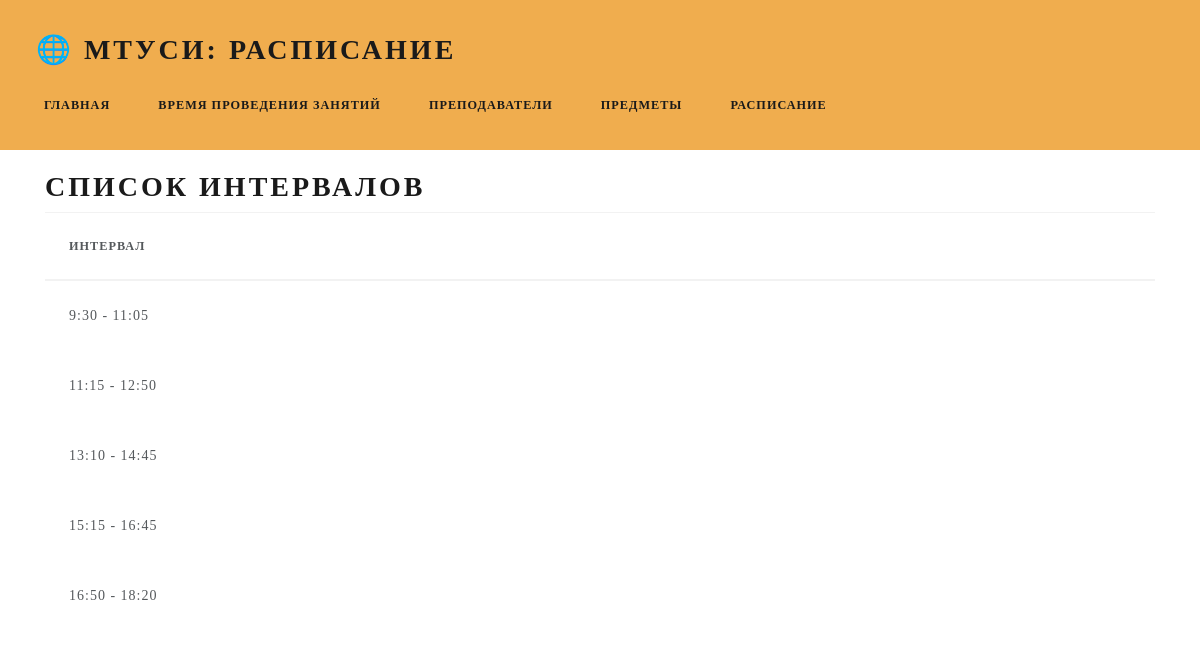
/intervals, run on the app's committed database.
### models/Interval.py (models this page shows)
class Interval(db.Model):
    __tablename__ = "Interval"
    id = db.Column(db.Integer, primary_key=True)
    name = db.Column(db.String(30), unique=True, nullable=False)

### Routes/Intervals.py (the view)
@intervals.route('/intervals')
def index():
    return render_template('Intervals.html',intervals = Interval.query.all())

### templates/Intervals.html (shortened to what this page needs)
<!DOCTYPE html>
<html lang="en">
<head>
    <link rel="stylesheet" type="text/css" href="/static/css/bootstrap.min.css">
</head>
<body>
{% include "Nav.html" %}
<div class="container">
    <div class="content">
        <h2>Список интервалов</h2>
        <table class="table table-hover">
    <thead>
    <tr>
        <th scope="col">Интервал</th>
    </tr>
    </thead>
    <tbody>
    {% for interval in intervals %}
    <tr class="table-light">
        <td>{{ interval.name }}</td>
    {% endfor %}
    </tr>
    </tbody>
</table>
       </div>
    </div>
</body>
</html>

### data on the page
Interval: name "9:30 - 11:05"
Interval: name "11:15 - 12:50"
Interval: name "13:10 - 14:45"
Interval: name "15:15 - 16:45"
Interval: name "16:50 - 18:20"
